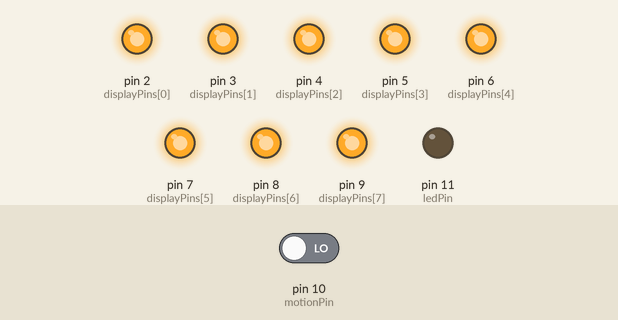
Simulated run of this sketch. Board: Arduino Uno, built with avr-gcc and run on an emulated ATmega328P. On the bench: output pins drawn as LEDs (lit = HIGH). Inputs (shaded band) come from the test bench; at power-on: pin 10 (motionPin) LOW. What the sketch prints to the serial monitor is not drawn.

Above: at 1.2 s.
1.3 s: pin 10 (motionPin) driven HIGH
At 1.4 s:
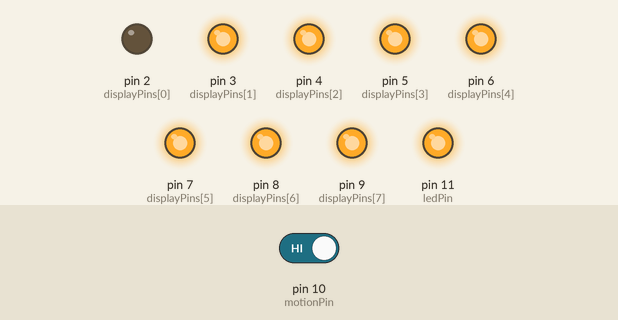
At 20.0 s:
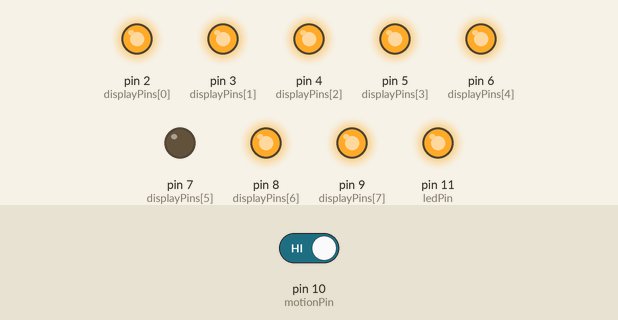
Timing chart, 0 to 22.8 s (numbered marks = the images above; inputs shaded):
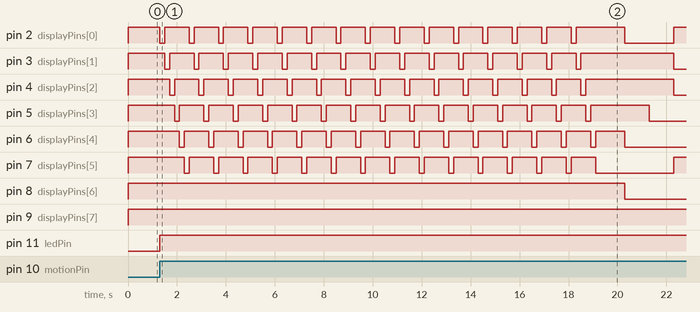

The sketch:

code.ino
```cpp
int TIMER_START = 30;
int TIMER_SPEED = 1000;
int ANIMATION_SPEED = 200;

// Define global variables
int motionPin = 10;  // Pin connected to motion sensor
int ledPin = 11;     // Pin connected to LED
int displayPins[] = {2, 3, 4, 5, 6, 7, 8, 9}; // Pins connected to 7 segment display segments

int motionDetected = 0; // Variable to track motion detection

void setup() {
  Serial.begin(9600);
  pinMode(motionPin, INPUT);
  pinMode(ledPin, OUTPUT);
  for (int i = 0; i < 8; i++) {
    pinMode(displayPins[i], OUTPUT);
  }
}

void loop() {
  motionDetected = digitalRead(motionPin); // Check for motion
  // If motion detected, start countdown
  if (motionDetected == HIGH) {
    digitalWrite(ledPin, HIGH); // Turn on LED
    countdown();
  } else {
    digitalWrite(ledPin, LOW); // Turn off LED if no motion
    displayHex(0,3); // Reset
  }
}

// Countdown function
void countdown() {
  int remainingTime = TIMER_START; // Set remaining time to initial value

  while (remainingTime >= 0) {
    displayTime(remainingTime);
    Serial.print(remainingTime);
    remainingTime--; // Decrement remaining time
  }
}

// Function to display remaining time on 7 segment display
void displayTime(int time) {
  if (time <= 15) {
    delay(TIMER_SPEED);
    // Display remaining time in hexadecimal from F to 0
    displayHex(time,0); // Without animation countdown
  } else {
    displayHex(0,1); // Animation
  }
}

// Function to display hexadecimal digit on 7 segment display
void displayHex(int digit, int anim) {
  // Define hexadecimal values for segments
  byte segments[] = {
    B11000000, // 0
    B11111001, // 1
    B10100100, // 2
    B10110000, // 3
    B10011001, // 4
    B10010010, // 5
    B10000010, // 6
    B11111000, // 7
    B10000000, // 8
    B10010000, // 9
    B10001000, // A
    B10000011, // B
    B11000110, // C
    B10100001, // D
    B10000110, // E
    B10001110  // F
  };
  byte animation[] = { // Animation bytes
    B11111110,
    B11111101,
    B11111011,
    B11110111,
    B11101111,
    B11011111,
  };
  byte reset = B11111111; // reset byte
  if(anim==0){ // Countdown according to value
    for (int i = 0; i < 8; i++){
      digitalWrite(displayPins[i], bitRead(segments[digit],i));
    }
  }
  else if(anim==1){ // Animation
    for(int j=0; j < 6; j++){
      for (int i = 0; i < 8; i++){
      	digitalWrite(displayPins[i], bitRead(animation[j],i));
       }
    	delay(ANIMATION_SPEED);
    }
  }
  else if(anim==3){ // Reset
    for (int i = 0; i < 8; i++){
      	digitalWrite(displayPins[i], bitRead(reset,i));
     }
  }
}
```

Measured:
- after the input at 1.3 s, pin 2 (displayPins[0]): goes 14 × (LOW 0.20 s, HIGH 1.0 s), LOW 0.20 s, HIGH 2.0 s, LOW 2.0 s, then HIGH, starting at once; pin 3 (displayPins[1]): goes 14 × (LOW 0.20 s, HIGH 1.0 s), LOW 0.20 s, HIGH 3.8 s, then LOW, starting after 0.20 s
